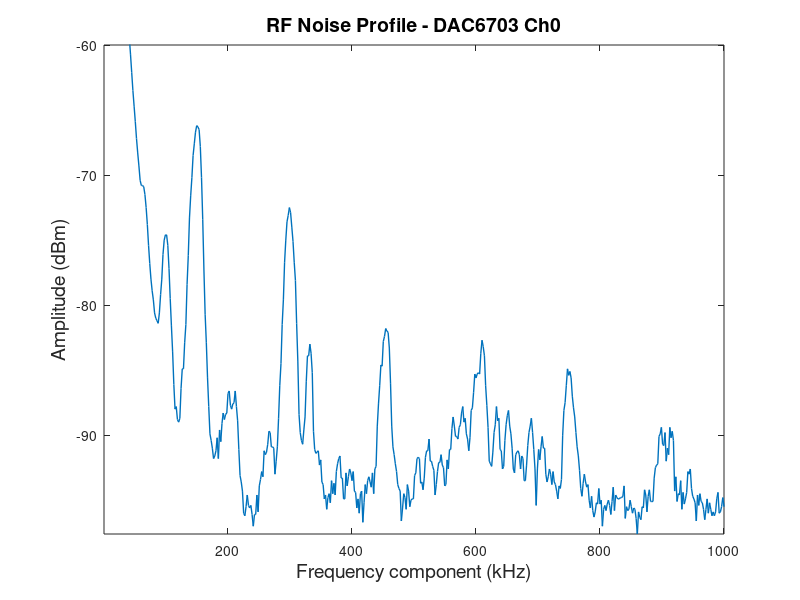

Source code (MATLAB):
data = load('TRACE456_2.CSV');
freq = data(:,1);
fcomp = data(:,2);
plot(freq/1e3,fcomp,'LineWidth',1)
xlim([min(freq) max(freq)]/1e3)
ylim([min(fcomp) -60])
xlabel('Frequency component (kHz)','FontSize',14);
ylabel('Amplitude (dBm)','FontSize',14);
title('RF Noise Profile - DAC6703 Ch0','FontSize',14)